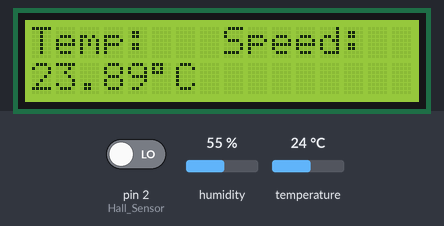
Bench run of a sketch on a simulated Arduino Mega 2560, built with avr-gcc and run on an emulated ATmega2560. Shown: 16×2 character LCD. The test bench sets the inputs (shaded band); at power-on: pin 2 (Hall_Sensor) LOW, humidity 55 %, temperature 24 °C. What the sketch prints to the serial monitor is not drawn.

Above: at 1.2 s.
1.3 s: pin 2 (Hall_Sensor) driven HIGH
At 1.71 s:
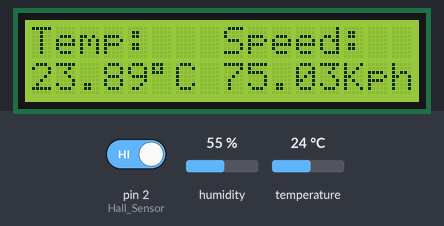
3.4 s: humidity set to 22 %
At 4.24 s:
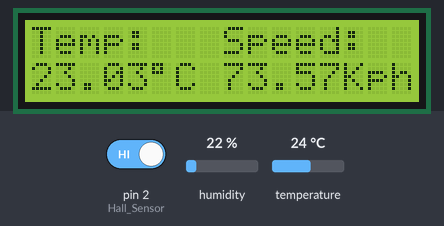
5.6 s: temperature set to 12 °C
At 6.89 s:
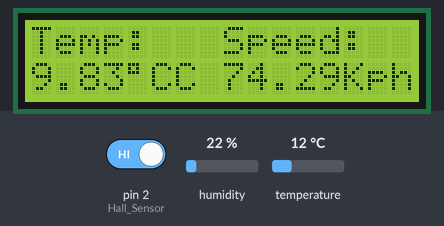
7.9 s: humidity set to 40 %
At 9.3 s:
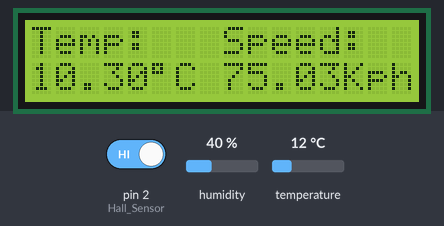
9.6 s: temperature set to 19 °C
At 11.7 s:
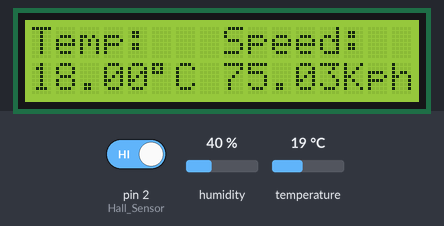

Measured:
- after the input at 1.3 s, the display: first changes at once (image 1 shows a later state)
- after the input at 5.6 s, the display: first differs from a run without the input after 0.57 s (image 3 shows a later state)
- after the input at 7.9 s, the display: first changes after 0.29 s (image 4 shows a later state)
- what the display in image 1 shows lasts 0.4 s, from 1.5 s to 1.9 s
- what the display in image 4 shows lasts 0.6 s, from 8.9 s to 9.5 s

The sketch:

Full_Code_Ver_1.ino
```cpp
//libraries
  //dht
  #include "DHT.h"

  //lcd
  #include <LiquidCrystal.h>

//pin definitions
  //lcd (rs, enable, d4, d5, d6, d7)
  LiquidCrystal lcd(22, 24, 52, 50, 48, 46);

  //dht
  #define DHTPIN 8
  #define DHTTYPE DHT11
  DHT dht(DHTPIN, DHTTYPE);

  //hall sensor
  #define Hall_Sensor 2

//variables
  //hall sensor
  int mgnt;                                                                                                       //binary for if a magnet is detected
  unsigned long thsTm;                                                                                            //time since the program started currently in milliseconds
  unsigned long lstTm = 0;                                                                                        //time since the program started last revolution in milliseconds
  unsigned long dffrncTm;                                                                                         //time since last revolution in milliseconds
  float scndTm;                                                                                                   //time since last revolution in seconds
  float spd;                                                                                                      //speed of the vehicle in kilometres per hour
  float whlCrcmfrnc = 2.105;                                                                                      //wheel circumference in metres

  //humidity and temp
  float hmdty;                                                                                                    //raw humidity sensor reading
  float tmprtr;                                                                                                   //raw temperature sensor reading
  float htNdx;                                                                                                    //calculated temperature in celcius

void setup() {

  Serial.begin(115200);

  //make sure program is running
  Serial.println(F("Working!"));

  //lcd start (column, row) counting from 0
  lcd.begin(16, 2);
  lcd.clear();

  //dht start
  dht.begin();

  //hall sensor pin input mode
  pinMode(Hall_Sensor, INPUT);

}

void loop() {

  //set up screen with labels
  lcd.setCursor(0, 0);
  lcd.print("Temp:");
  lcd.setCursor(8, 0);
  lcd.print("Speed:");

  //speed sensor readings
  mgnt = digitalRead(Hall_Sensor);
  thsTm = millis();

  //error code if hall effect sensor not connected
  if (isnan(mgnt)){
    lcd.setCursor(8, 1);
    lcd.print("Workn't");
  }

  //calculate and print speed after every revolution
  if (mgnt == 1 && (thsTm - lstTm) > 100){                                                                        //if a magnet is sensed AND it's been more than 100ms since it was last detected then calculate the speed

    //speed calculation
    thsTm = millis();                                                                                             //update time to ensure correct calculation
    dffrncTm = thsTm - lstTm;                                                                                     //calculate time in milliseconds since last revolution
    scndTm = (float)dffrncTm / 1000.0;                                                                            //calculate time in seconds since last revolution
    spd = whlCrcmfrnc / scndTm * 3.6;                                                                             //calculate speed of kart in kilometres per hour ((wheel circumference in metres)/(time in seconds) * 3.6 (to convert to km/h))

    //print the speed with unit
    lcd.setCursor(8, 1);
    lcd.print(spd);
    lcd.print("Kph");

    //update the time at the last revolution
    lstTm = millis();

    //reset magnet variable to 0
    mgnt = 0;

  }

  //humidity and temptrature sensor readings
  hmdty = dht.readHumidity();
  tmprtr = dht.readTemperature();

  //error code if dht sensor not connected
  if (isnan(hmdty) || isnan(tmprtr)){                                                                             //if humidity OR temperature are not numbers then throw an error
    lcd.setCursor(0, 1);
    lcd.print("Workn't");
  }

  //calculate heat in celcius (temp reading, humidity reading, unit of temp (celcius false, farenheight true))
  htNdx = dht.computeHeatIndex(tmprtr, hmdty, false);

  //print heat with unit
  lcd.setCursor(0, 1);
  lcd.print(htNdx);
  lcd.print(char(223));
  lcd.print("C");

}
```
